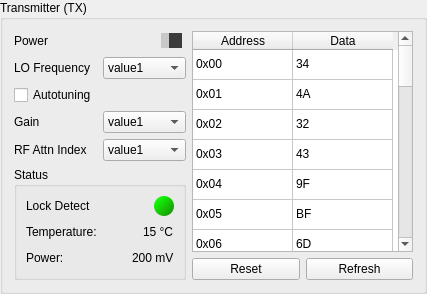
             <widget class="QGroupBox" name="groupBox">
              <property name="title">
               <string>Transmitter (TX)</string>
              </property>
              <layout class="QVBoxLayout" name="verticalLayout_12">
               <item>
                <layout class="QHBoxLayout" name="horizontalLayout_12">
                 <item>
                  <layout class="QVBoxLayout" name="verticalLayout_7">
                   <item>
                    <layout class="QVBoxLayout" name="verticalLayout_4">
                     <item>
                      <layout class="QHBoxLayout" name="horizontalLayout_6">
                       <item>
                        <widget class="QLabel" name="label_7">
                         <property name="text">
                          <string>Power</string>
                         </property>
                        </widget>
                       </item>
                       <item>
                        <spacer name="horizontalSpacer_9">
                         <property name="orientation">
                          <enum>Qt::Horizontal</enum>
                         </property>
                         <property name="sizeHint" stdset="0">
                          <size>
                           <width>40</width>
                           <height>20</height>
                          </size>
                         </property>
                        </spacer>
                       </item>
                       <item>
                        <widget class="QSlider" name="horizontalSlider">
                         <property name="sizePolicy">
                          <sizepolicy hsizetype="Fixed" vsizetype="Fixed">
                           <horstretch>0</horstretch>
                           <verstretch>0</verstretch>
                          </sizepolicy>
                         </property>
                         <property name="minimumSize">
                          <size>
                           <width>25</width>
                           <height>0</height>
                          </size>
                         </property>
                         <property name="maximumSize">
                          <size>
                           <width>25</width>
                           <height>16777215</height>
                          </size>
                         </property>
                         <property name="styleSheet">
                          <string notr="true"> QSlider::groove:horizontal {
     background: red;
     position: absolute; /* absolutely position 4px from the left and right of the widget. setting margins on the widget should work too... */
     left: 4px; right: 4px;
 }

 QSlider::handle:horizontal {
     height: 10px;
	 width: 8px;
     background: rgb(200, 200, 200);
     margin: 0 -4px; /* expand outside the groove */
 }

 QSlider::add-page:horizontal {
     background: rgb(60, 60, 60);
 }

 QSlider::sub-page:horizontal {
     background: green;
 }</string>
                         </property>
                         <property name="maximum">
                          <number>1</number>
                         </property>
                         <property name="pageStep">
                          <number>1</number>
                         </property>
                         <property name="orientation">
                          <enum>Qt::Horizontal</enum>
                         </property>
                        </widget>
                       </item>
                      </layout>
                     </item>
                     <item>
                      <layout class="QHBoxLayout" name="horizontalLayout_11">
                       <item>
                        <widget class="QLabel" name="label_9">
                         <property name="text">
                          <string>LO Frequency</string>
                         </property>
                        </widget>
                       </item>
                       <item>
                        <widget class="QComboBox" name="comboBox_3">
                         <item>
                          <property name="text">
                           <string>value1</string>
                          </property>
                         </item>
                         <item>
                          <property name="text">
                           <string>value2</string>
                          </property>
                         </item>
                        </widget>
                       </item>
                      </layout>
                     </item>
                     <item>
                      <widget class="QCheckBox" name="checkBox">
                       <property name="text">
                        <string>Autotuning</string>
                       </property>
                      </widget>
                     </item>
                     <item>
                      <layout class="QHBoxLayout" name="horizontalLayout_10">
                       <item>
                        <widget class="QLabel" name="label_8">
                         <property name="text">
                          <string>Gain</string>
                         </property>
                        </widget>
                       </item>
                       <item>
                        <widget class="QComboBox" name="comboBox_2">
                         <item>
                          <property name="text">
                           <string>value1</string>
                          </property>
                         </item>
                         <item>
                          <property name="text">
                           <string>value2</string>
                          </property>
                         </item>
                        </widget>
                       </item>
                      </layout>
                     </item>
                     <item>
                      <layout class="QHBoxLayout" name="horizontalLayout_7">
                       <item>
                        <widget class="QLabel" name="label_10">
                         <property name="text">
                          <string>RF Attn Index</string>
                         </property>
                        </widget>
                       </item>
                       <item>
                        <widget class="QComboBox" name="comboBox_4">
                         <item>
                          <property name="text">
                           <string>value1</string>
                          </property>
                         </item>
                         <item>
                          <property name="text">
                           <string>value2</string>
                          </property>
                         </item>
                        </widget>
                       </item>
                      </layout>
                     </item>
                    </layout>
                   </item>
                   <item>
                    <widget class="QGroupBox" name="groupBox_2">
                     <property name="title">
                      <string>Status</string>
                     </property>
                     <layout class="QHBoxLayout" name="horizontalLayout_9">
                      <item>
                       <layout class="QVBoxLayout" name="verticalLayout_6">
                        <item>
                         <layout class="QHBoxLayout" name="horizontalLayout">
                          <item>
                           <widget class="QLabel" name="label_12">
                            <property name="text">
                             <string>Lock Detect</string>
                            </property>
                           </widget>
                          </item>
                          <item>
                           <widget class="QWidget" name="widget_7" native="true">
                            <property name="minimumSize">
                             <size>
                              <width>20</width>
                              <height>20</height>
                             </size>
                            </property>
                            <property name="maximumSize">
                             <size>
                              <width>20</width>
                              <height>20</height>
                             </size>
                            </property>
                            <property name="baseSize">
                             <size>
                              <width>20</width>
                              <height>20</height>
                             </size>
                            </property>
                            <property name="autoFillBackground">
                             <bool>false</bool>
                            </property>
                            <property name="styleSheet">
                             <string notr="true">color: white;
border-radius: 10;
background-color: qlineargradient(spread:pad, x1:0.145, y1:0.16, x2:1, y2:1, stop:0 rgba(20, 252, 7, 255), stop:1 rgba(25, 134, 5, 255))</string>
                            </property>
                           </widget>
                          </item>
                         </layout>
                        </item>
                        <item>
                         <layout class="QHBoxLayout" name="horizontalLayout_8">
                          <item>
                           <widget class="QLabel" name="label_13">
                            <property name="text">
                             <string>Temperature:</string>
                            </property>
                           </widget>
                          </item>
                          <item>
                           <spacer name="horizontalSpacer_2">
                            <property name="orientation">
                             <enum>Qt::Horizontal</enum>
                            </property>
                            <property name="sizeHint" stdset="0">
                             <size>
                              <width>40</width>
                              <height>20</height>
                             </size>
                            </property>
                           </spacer>
                          </item>
                          <item>
                           <widget class="QLabel" name="label_14">
                            <property name="text">
                             <string>15 °C</string>
                            </property>
                           </widget>
                          </item>
                         </layout>
                        </item>
                        <item>
                         <layout class="QHBoxLayout" name="horizontalLayout_29">
                          <item>
                           <widget class="QLabel" name="label_3">
                            <property name="text">
                             <string>Power:</string>
                            </property>
                           </widget>
                          </item>
                          <item>
                           <spacer name="horizontalSpacer_12">
                            <property name="orientation">
                             <enum>Qt::Horizontal</enum>
                            </property>
                            <property name="sizeHint" stdset="0">
                             <size>
                              <width>40</width>
                              <height>20</height>
                             </size>
                            </property>
                           </spacer>
                          </item>
                          <item>
                           <widget class="QLabel" name="label_4">
                            <property name="text">
                             <string>200 mV</string>
                            </property>
                           </widget>
                          </item>
                         </layout>
                        </item>
                       </layout>
                      </item>
                     </layout>
                    </widget>
                   </item>
                  </layout>
                 </item>
                 <item>
                  <layout class="QVBoxLayout" name="verticalLayout_5">
                   <item>
                    <widget class="QTableWidget" name="tableWidget">
                     <property name="maximumSize">
                      <size>
                       <width>221</width>
                       <height>581</height>
                      </size>
                     </property>
                     <attribute name="verticalHeaderVisible">
                      <bool>false</bool>
                     </attribute>
                     <row>
                      <property name="text">
                       <string>0</string>
                      </property>
                     </row>
                     <row>
                      <property name="text">
                       <string>1</string>
                      </property>
                     </row>
                     <row>
                      <property name="text">
                       <string>2</string>
                      </property>
                     </row>
                     <row>
                      <property name="text">
                       <string>3</string>
                      </property>
                     </row>
                     <row>
                      <property name="text">
                       <string>4</string>
                      </property>
                     </row>
                     <row>
                      <property name="text">
                       <string>5</string>
                      </property>
                     </row>
                     <row>
                      <property name="text">
                       <string>6</string>
                      </property>
                     </row>
                     <row>
                      <property name="text">
                       <string>7</string>
                      </property>
                     </row>
                     <row>
                      <property name="text">
                       <string>8</string>
                      </property>
                     </row>
                     <row>
                      <property name="text">
                       <string>9</string>
                      </property>
                     </row>
                     <row>
                      <property name="text">
                       <string>10</string>
                      </property>
                     </row>
                     <row>
                      <property name="text">
                       <string>11</string>
                      </property>
                     </row>
                     <row>
                      <property name="text">
                       <string>12</string>
                      </property>
                     </row>
                     <row>
                      <property name="text">
                       <string>13</string>
                      </property>
                     </row>
                     <row>
                      <property name="text">
                       <string>14</string>
                      </property>
                     </row>
                     <row>
                      <property name="text">
                       <string>15</string>
                      </property>
                     </row>
                     <row>
                      <property name="text">
                       <string>16</string>
                      </property>
                     </row>
                     <row>
                      <property name="text">
                       <string>17</string>
                      </property>
                     </row>
                     <row>
                      <property name="text">
                       <string>18</string>
                      </property>
                     </row>
                     <row>
                      <property name="text">
                       <string>19</string>
                      </property>
                     </row>
                     <row>
                      <property name="text">
                       <string>20</string>
                      </property>
                     </row>
                     <row>
                      <property name="text">
                       <string>21</string>
                      </property>
                     </row>
                     <row>
                      <property name="text">
                       <string>22</string>
                      </property>
                     </row>
                     <row>
                      <property name="text">
                       <string>23</string>
                      </property>
                     </row>
                     <row>
                      <property name="text">
                       <string>24</string>
                      </property>
                     </row>
                     <row>
                      <property name="text">
                       <string>25</string>
                      </property>
                     </row>
                     <row>
                      <property name="text">
                       <string>26</string>
                      </property>
                     </row>
                     <row>
                      <property name="text">
                       <string>27</string>
                      </property>
                     </row>
                     <column>
                      <property name="text">
                       <string>Address</string>
                      </property>
                     </column>
                     <column>
                      <property name="text">
                       <string>Data</string>
                      </property>
                     </column>
                     <item row="0" column="0">
                      <property name="text">
                       <string>0x00</string>
                      </property>
                     </item>
                     <item row="0" column="1">
                      <property name="text">
                       <string>34</string>
                      </property>
                     </item>
                     <item row="1" column="0">
                      <property name="text">
                       <string>0x01</string>
                      </property>
                     </item>
                     <item row="1" column="1">
                      <property name="text">
                       <string>4A</string>
                      </property>
                     </item>
                     <item row="2" column="0">
                      <property name="text">
                       <string>0x02</string>
                      </property>
                     </item>
                     <item row="2" column="1">
                      <property name="text">
                       <string>32</string>
                      </property>
                     </item>
                     <item row="3" column="0">
                      <property name="text">
                       <string>0x03</string>
                      </property>
                     </item>
                     <item row="3" column="1">
                      <property name="text">
                       <string>43</string>
                      </property>
                     </item>
                     <item row="4" column="0">
                      <property name="text">
                       <string>0x04</string>
                      </property>
                     </item>
                     <item row="4" column="1">
                      <property name="text">
                       <string>9F</string>
                      </property>
                     </item>
                     <item row="5" column="0">
                      <property name="text">
                       <string>0x05</string>
                      </property>
                     </item>
                     <item row="5" column="1">
                      <property name="text">
                       <string>BF</string>
                      </property>
                     </item>
                     <item row="6" column="0">
                      <property name="text">
                       <string>0x06</string>
                      </property>
                     </item>
                     <item row="6" column="1">
                      <property name="text">
                       <string>6D</string>
                      </property>
                     </item>
                     <item row="7" column="0">
                      <property name="text">
                       <string>0x07</string>
                      </property>
                     </item>
                     <item row="7" column="1">
                      <property name="text">
                       <string>90</string>
                      </property>
                     </item>
                     <item row="8" column="0">
                      <property name="text">
                       <string>0x08</string>
                      </property>
                     </item>
                     <item row="8" column="1">
                      <property name="text">
                       <string>40</string>
                      </property>
                     </item>
                     <item row="9" column="0">
                      <property name="text">
                       <string>0x09</string>
                      </property>
                     </item>
                     <item row="9" column="1">
                      <property name="text">
                       <string>36</string>
                      </property>
                     </item>
                     <item row="10" column="0">
                      <property name="text">
                       <string>0x0A</string>
                      </property>
                     </item>
                     <item row="10" column="1">
                      <property name="text">
                       <string>BB</string>
                      </property>
                     </item>
                     <item row="11" column="0">
                      <property name="text">
                       <string>0x0B</string>
                      </property>
                     </item>
                     <item row="11" column="1">
                      <property name="text">
                       <string>46</string>
                      </property>
                     </item>
                     <item row="12" column="0">
                      <property name="text">
                       <string>0x0C</string>
                      </property>
                     </item>
                     <item row="12" column="1">
                      <property name="text">
                       <string>02</string>
                      </property>
                     </item>
                     <item row="13" column="0">
                      <property name="text">
                       <string>0x0D</string>
                      </property>
                     </item>
                     <item row="13" column="1">
                      <property name="text">
                       <string>1D</string>
                      </property>
                     </item>
                     <item row="14" column="0">
                      <property name="text">
                       <string>0x0E</string>
                      </property>
                     </item>
                     <item row="14" column="1">
                      <property name="text">
                       <string>12</string>
                      </property>
                     </item>
                     <item row="15" column="0">
                      <property name="text">
                       <string>0x0F</string>
                      </property>
                     </item>
                     <item row="15" column="1">
                      <property name="text">
                       <string>05</string>
                      </property>
                     </item>
                     <item row="16" column="0">
                      <property name="text">
                       <string>0x10</string>
                      </property>
                     </item>
                     <item row="16" column="1">
                      <property name="text">
                       <string>62</string>
                      </property>
                     </item>
                     <item row="17" column="0">
                      <property name="text">
                       <string>0x11</string>
                      </property>
                     </item>
                     <item row="17" column="1">
                      <property name="text">
                       <string>C1</string>
                      </property>
                     </item>
                     <item row="18" column="0">
                      <property name="text">
                       <string>0x12</string>
                      </property>
                     </item>
                     <item row="18" column="1">
                      <property name="text">
                       <string>1D</string>
                      </property>
                     </item>
                     <item row="19" column="0">
                      <property name="text">
                       <string>0x13</string>
                      </property>
                     </item>
                     <item row="19" column="1">
                      <property name="text">
                       <string>41</string>
                      </property>
                     </item>
                     <item row="20" column="0">
                      <property name="text">
                       <string>0x14</string>
                      </property>
                     </item>
                     <item row="20" column="1">
                      <property name="text">
                       <string>32</string>
                      </property>
                     </item>
                     <item row="21" column="0">
                      <property name="text">
                       <string>0x15</string>
                      </property>
                     </item>
                     <item row="21" column="1">
                      <property name="text">
                       <string>9B</string>
                      </property>
                     </item>
                     <item row="22" column="0">
                      <property name="text">
                       <string>0x16</string>
                      </property>
                     </item>
                     <item row="22" column="1">
                      <property name="text">
                       <string>BF</string>
                      </property>
                     </item>
                     <item row="23" column="0">
                      <property name="text">
                       <string>0x17</string>
                      </property>
                     </item>
                     <item row="23" column="1">
                      <property name="text">
                       <string>51</string>
                      </property>
                     </item>
                     <item row="24" column="0">
                      <property name="text">
                       <string>0x18</string>
                      </property>
                     </item>
                     <item row="24" column="1">
                      <property name="text">
                       <string>24</string>
                      </property>
                     </item>
                     <item row="25" column="0">
                      <property name="text">
                       <string>0x19</string>
                      </property>
                     </item>
                     <item row="25" column="1">
                      <property name="text">
                       <string>71</string>
                      </property>
                     </item>
                     <item row="26" column="0">
                      <property name="text">
                       <string>0x1A</string>
                      </property>
                     </item>
                     <item row="26" column="1">
                      <property name="text">
                       <string>C5</string>
                      </property>
                     </item>
                     <item row="27" column="0">
                      <property name="text">
                       <string>0x1B</string>
                      </property>
                     </item>
                     <item row="27" column="1">
                      <property name="text">
                       <string>23</string>
                      </property>
                     </item>
                    </widget>
                   </item>
                   <item>
                    <layout class="QHBoxLayout" name="horizontalLayout_27">
                     <item>
                      <widget class="QPushButton" name="pushButton_11">
                       <property name="text">
                        <string>Reset</string>
                       </property>
                      </widget>
                     </item>
                     <item>
                      <widget class="QPushButton" name="pushButton_12">
                       <property name="text">
                        <string>Refresh</string>
                       </property>
                      </widget>
                     </item>
                    </layout>
                   </item>
                  </layout>
                 </item>
                </layout>
               </item>
              </layout>
             </widget>
